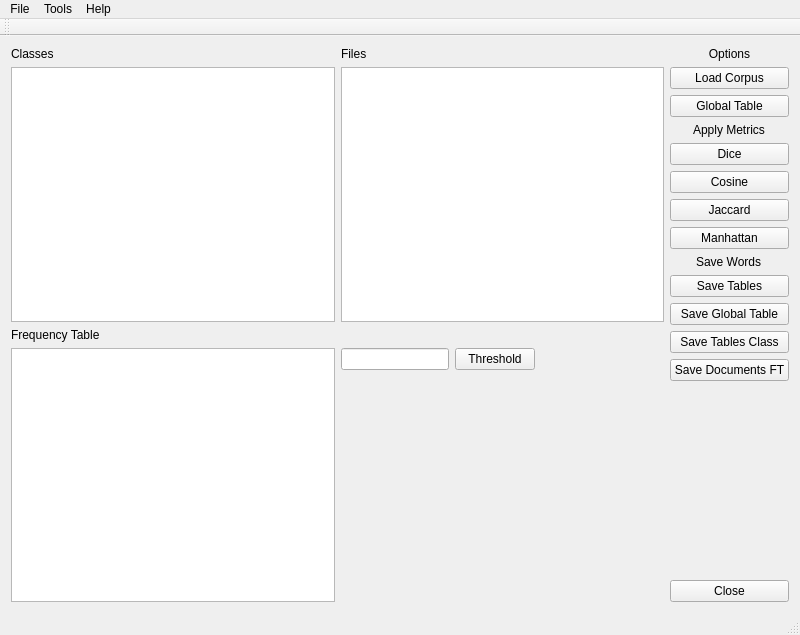
<?xml version="1.0" encoding="UTF-8"?>
<ui version="4.0">
 <class>MainWindow</class>
 <widget class="QMainWindow" name="MainWindow">
  <property name="windowModality">
   <enum>Qt::NonModal</enum>
  </property>
  <property name="enabled">
   <bool>true</bool>
  </property>
  <property name="geometry">
   <rect>
    <x>0</x>
    <y>0</y>
    <width>800</width>
    <height>635</height>
   </rect>
  </property>
  <property name="maximumSize">
   <size>
    <width>800</width>
    <height>16777215</height>
   </size>
  </property>
  <property name="windowTitle">
   <string>Corpus Processor</string>
  </property>
  <property name="autoFillBackground">
   <bool>false</bool>
  </property>
  <widget class="QWidget" name="centralWidget">
   <layout class="QGridLayout" name="gridLayout_2">
    <item row="0" column="0">
     <layout class="QGridLayout" name="gridLayout">
      <item row="1" column="1">
       <widget class="QTableWidget" name="CorpusTableWidget"/>
      </item>
      <item row="1" column="0">
       <widget class="QTableWidget" name="CorporaTableWidget"/>
      </item>
      <item row="3" column="0">
       <widget class="QTableWidget" name="FrequencytableWidget"/>
      </item>
      <item row="0" column="1">
       <widget class="QLabel" name="label_2">
        <property name="text">
         <string>Files</string>
        </property>
       </widget>
      </item>
      <item row="2" column="0">
       <widget class="QLabel" name="label_3">
        <property name="text">
         <string>Frequency Table</string>
        </property>
       </widget>
      </item>
      <item row="0" column="0">
       <widget class="QLabel" name="label">
        <property name="text">
         <string>Classes</string>
        </property>
       </widget>
      </item>
      <item row="3" column="1">
       <layout class="QVBoxLayout" name="verticalLayout_2">
        <item>
         <layout class="QHBoxLayout" name="horizontalLayout">
          <item>
           <widget class="QLineEdit" name="ThresholdLineEdit">
            <property name="sizePolicy">
             <sizepolicy hsizetype="Fixed" vsizetype="Fixed">
              <horstretch>0</horstretch>
              <verstretch>0</verstretch>
             </sizepolicy>
            </property>
           </widget>
          </item>
          <item>
           <widget class="QPushButton" name="ThresholdPushButton">
            <property name="text">
             <string>Threshold</string>
            </property>
           </widget>
          </item>
          <item>
           <spacer name="horizontalSpacer">
            <property name="orientation">
             <enum>Qt::Horizontal</enum>
            </property>
            <property name="sizeType">
             <enum>QSizePolicy::Expanding</enum>
            </property>
            <property name="sizeHint" stdset="0">
             <size>
              <width>40</width>
              <height>20</height>
             </size>
            </property>
           </spacer>
          </item>
         </layout>
        </item>
        <item>
         <spacer name="verticalSpacer_2">
          <property name="orientation">
           <enum>Qt::Vertical</enum>
          </property>
          <property name="sizeHint" stdset="0">
           <size>
            <width>20</width>
            <height>40</height>
           </size>
          </property>
         </spacer>
        </item>
       </layout>
      </item>
     </layout>
    </item>
    <item row="0" column="1">
     <layout class="QVBoxLayout" name="verticalLayout">
      <item>
       <widget class="QLabel" name="label_4">
        <property name="text">
         <string>&lt;html&gt;&lt;head/&gt;&lt;body&gt;&lt;p align=&quot;center&quot;&gt;Options&lt;/p&gt;&lt;/body&gt;&lt;/html&gt;</string>
        </property>
       </widget>
      </item>
      <item>
       <widget class="QPushButton" name="LoadButton">
        <property name="text">
         <string>Load Corpus</string>
        </property>
       </widget>
      </item>
      <item>
       <widget class="QPushButton" name="GlobalCorporaButton">
        <property name="text">
         <string>Global Table</string>
        </property>
       </widget>
      </item>
      <item alignment="Qt::AlignHCenter">
       <widget class="QLabel" name="label_5">
        <property name="text">
         <string>Apply Metrics</string>
        </property>
       </widget>
      </item>
      <item>
       <widget class="QPushButton" name="DiceButton">
        <property name="text">
         <string>Dice</string>
        </property>
       </widget>
      </item>
      <item>
       <widget class="QPushButton" name="CosButton">
        <property name="text">
         <string>Cosine</string>
        </property>
       </widget>
      </item>
      <item>
       <widget class="QPushButton" name="JaccardButton">
        <property name="text">
         <string>Jaccard</string>
        </property>
       </widget>
      </item>
      <item>
       <widget class="QPushButton" name="ManhattanButton">
        <property name="text">
         <string>Manhattan</string>
        </property>
       </widget>
      </item>
      <item alignment="Qt::AlignHCenter">
       <widget class="QLabel" name="label_6">
        <property name="text">
         <string>Save Words</string>
        </property>
       </widget>
      </item>
      <item>
       <widget class="QPushButton" name="SaveAllpushButton">
        <property name="text">
         <string>Save Tables</string>
        </property>
       </widget>
      </item>
      <item>
       <widget class="QPushButton" name="SaveGlobalTablepushButton">
        <property name="text">
         <string>Save Global Table</string>
        </property>
       </widget>
      </item>
      <item>
       <widget class="QPushButton" name="SaveTableClasspushButton">
        <property name="text">
         <string>Save Tables Class</string>
        </property>
       </widget>
      </item>
      <item>
       <widget class="QPushButton" name="SaveDocspushButton">
        <property name="text">
         <string>Save Documents FT</string>
        </property>
       </widget>
      </item>
      <item>
       <spacer name="verticalSpacer">
        <property name="orientation">
         <enum>Qt::Vertical</enum>
        </property>
        <property name="sizeHint" stdset="0">
         <size>
          <width>20</width>
          <height>458</height>
         </size>
        </property>
       </spacer>
      </item>
      <item>
       <widget class="QPushButton" name="CloseButton">
        <property name="text">
         <string>Close</string>
        </property>
       </widget>
      </item>
     </layout>
    </item>
   </layout>
  </widget>
  <widget class="QMenuBar" name="menuBar">
   <property name="geometry">
    <rect>
     <x>0</x>
     <y>0</y>
     <width>800</width>
     <height>29</height>
    </rect>
   </property>
   <widget class="QMenu" name="menuFile">
    <property name="title">
     <string>File</string>
    </property>
    <addaction name="actionClose"/>
   </widget>
   <widget class="QMenu" name="menuTools">
    <property name="title">
     <string>Tools</string>
    </property>
    <addaction name="actionXML_to_Dataset"/>
   </widget>
   <widget class="QMenu" name="menuHelp">
    <property name="title">
     <string>Help</string>
    </property>
    <addaction name="actionAbout"/>
   </widget>
   <addaction name="menuFile"/>
   <addaction name="menuTools"/>
   <addaction name="menuHelp"/>
  </widget>
  <widget class="QToolBar" name="mainToolBar">
   <attribute name="toolBarArea">
    <enum>TopToolBarArea</enum>
   </attribute>
   <attribute name="toolBarBreak">
    <bool>false</bool>
   </attribute>
  </widget>
  <widget class="QStatusBar" name="statusBar"/>
  <action name="actionAbout">
   <property name="text">
    <string>About</string>
   </property>
  </action>
  <action name="actionXML_to_Dataset">
   <property name="text">
    <string>XML to Dataset</string>
   </property>
  </action>
  <action name="actionClose">
   <property name="text">
    <string>Close</string>
   </property>
  </action>
 </widget>
 <layoutdefault spacing="6" margin="11"/>
 <resources/>
 <connections>
  <connection>
   <sender>CloseButton</sender>
   <signal>clicked()</signal>
   <receiver>MainWindow</receiver>
   <slot>close()</slot>
   <hints>
    <hint type="sourcelabel">
     <x>766</x>
     <y>585</y>
    </hint>
    <hint type="destinationlabel">
     <x>795</x>
     <y>607</y>
    </hint>
   </hints>
  </connection>
 </connections>
</ui>
